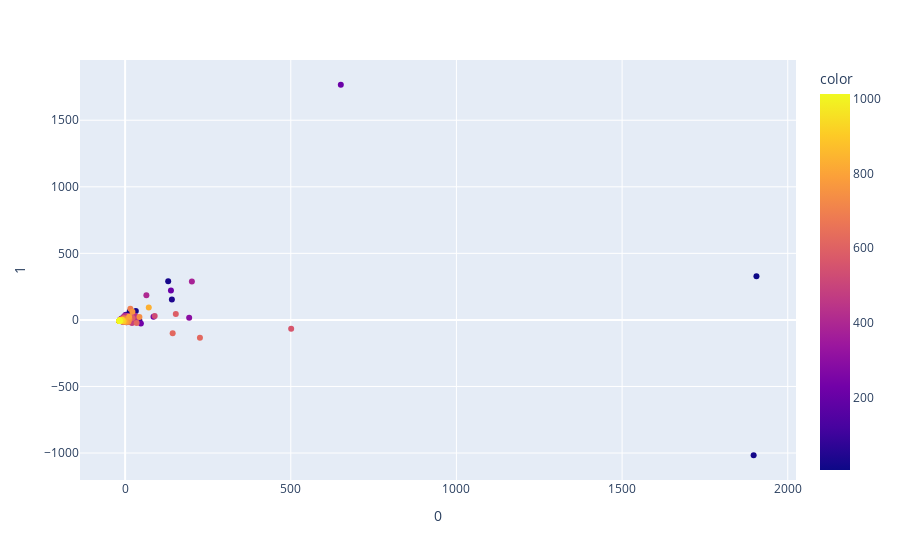

The cell this chart's notebook holds for it:
### Code cell
"""
ACP  deuxieme version
""" 

bacternames = dfTaxo['Taxo'] #this column has microbes names
bacterindexes = dfTaxo.index
dfTaxo_n = dfTaxo.drop(columns=['Taxo'])
dfTaxo_n 

Xn = dfTaxo_n.values
yn = np.array(bacterindexes)

import plotly.express as px
from sklearn.decomposition import PCA


pca = PCA(n_components=2)
components = pca.fit_transform(Xn,yn)

fig = px.scatter(components, x=0, y=1, color=yn) 
fig.show()

### Figure 1 — Plotly figure (JSON) as saved in the notebook; plotly's stock layout.template omitted (floating-point values rounded to 4 significant figures; data arrays with more than 128 entries replaced by an {"elided": "..."} marker saying what was removed)
{"data": [{"hovertemplate": "0=%{x}<br>1=%{y}<br>color=%{marker.color}<extra></extra>", "legendgroup": "", "marker": {"color": {"elided": "577 int values"}, "coloraxis": "coloraxis", "symbol": "circle"}, "mode": "markers", "name": "", "orientation": "v", "showlegend": false, "type": "scatter", "x": {"elided": "577 float values"}, "xaxis": "x", "y": {"elided": "577 float values"}, "yaxis": "y"}], "layout": {"coloraxis": {"colorbar": {"title": {"text": "color"}}, "colorscale": [[0, "#0d0887"], [0.1111, "#46039f"], [0.2222, "#7201a8"], [0.3333, "#9c179e"], [0.4444, "#bd3786"], [0.5556, "#d8576b"], [0.6667, "#ed7953"], [0.7778, "#fb9f3a"], [0.8889, "#fdca26"], [1, "#f0f921"]]}, "legend": {"tracegroupgap": 0}, "margin": {"t": 60}, "xaxis": {"anchor": "y", "domain": [0, 1], "title": {"text": "0"}}, "yaxis": {"anchor": "x", "domain": [0, 1], "title": {"text": "1"}}}}
